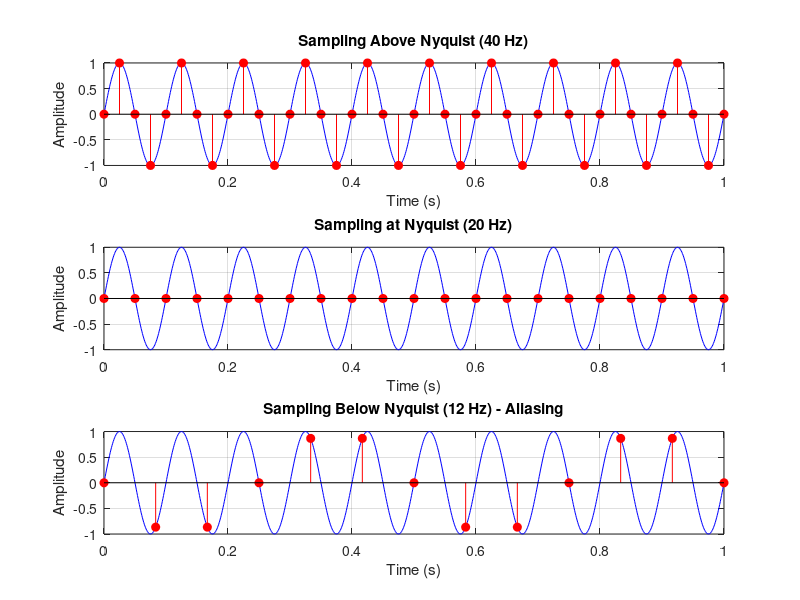

The MATLAB script that drew this image:
clc;
clear;
close all;

% Original signal
f = 10;
t = 0:0.001:1;
x = sin(2*pi*f*t);

% Sampling frequencies
Fs1 = 40;
Fs2 = 20;
Fs3 = 12;    % Below Nyquist (Aliasing)

% Sampled signals
t1 = 0:1/Fs1:1;
x1 = sin(2*pi*f*t1);

t2 = 0:1/Fs2:1;
x2 = sin(2*pi*f*t2);

t3 = 0:1/Fs3:1;
x3 = sin(2*pi*f*t3);

figure;

subplot(3,1,1)
plot(t,x,'b')
hold on
stem(t1,x1,'r','filled')
title('Sampling Above Nyquist (40 Hz)')
xlabel('Time (s)')
ylabel('Amplitude')
grid on

subplot(3,1,2)
plot(t,x,'b')
hold on
stem(t2,x2,'r','filled')
title('Sampling at Nyquist (20 Hz)')
xlabel('Time (s)')
ylabel('Amplitude')
grid on

subplot(3,1,3)
plot(t,x,'b')
hold on
stem(t3,x3,'r','filled')
title('Sampling Below Nyquist (12 Hz) - Aliasing')
xlabel('Time (s)')
ylabel('Amplitude')
grid on
